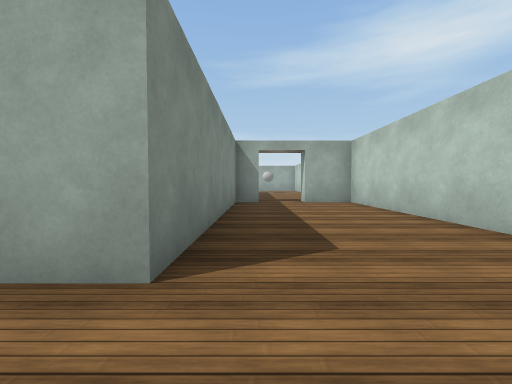
view 1 (above)

19 first-person views from a walk through a 3-D level made in the Unity game engine. The camera is 1.3 m above the floor, tilts 2° down and sees 90° across. The floor is counted in squares, 2 m on a side. Each view is taken from the middle of a square. On the plan, view 1 faces up. The plan holds only what a view shows up to about 9 squares ahead; the rest is blank. Surface patterns are stand-ins for the level's own textures.

view 2
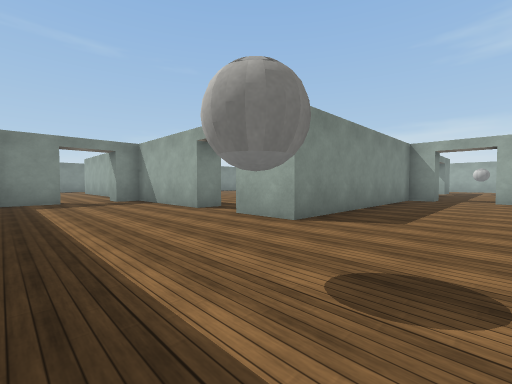

view 3
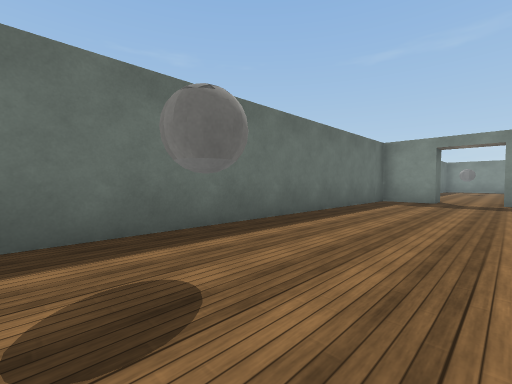

view 4
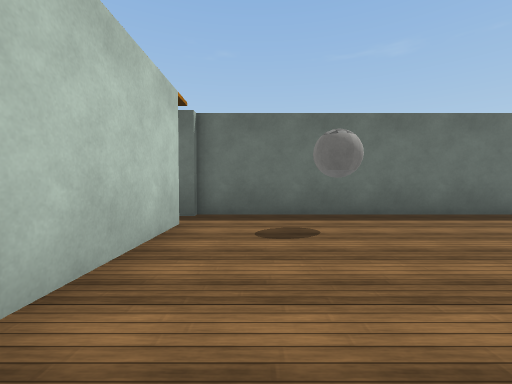

view 5
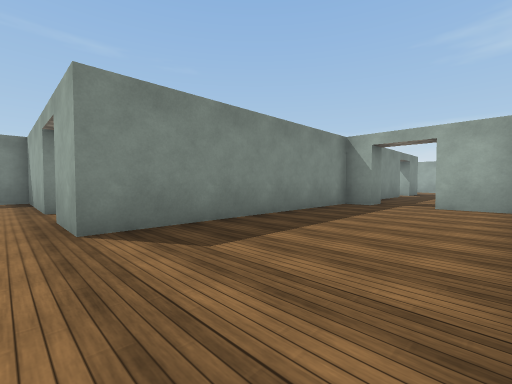

view 6
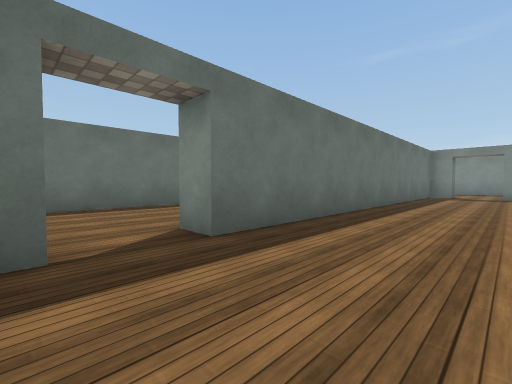

view 7
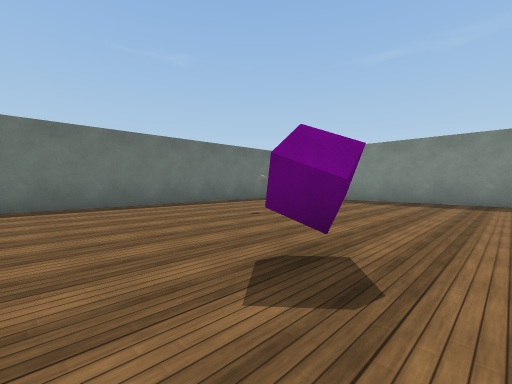

view 8
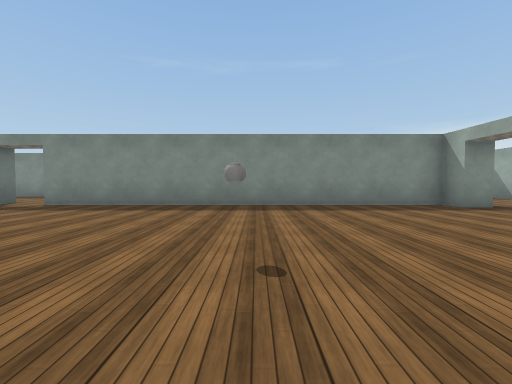

view 9
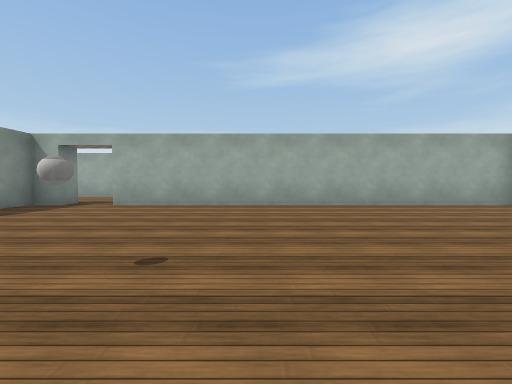

view 10
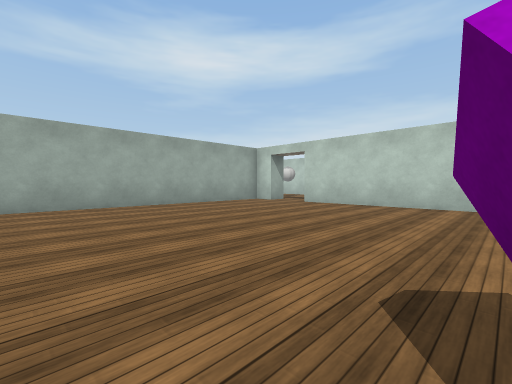

view 11
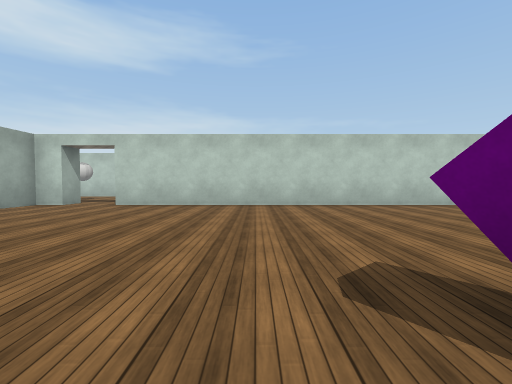

view 12
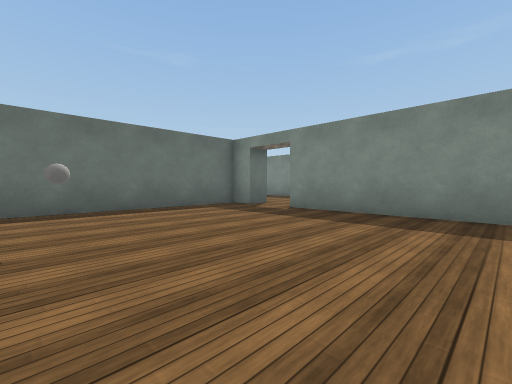

view 13
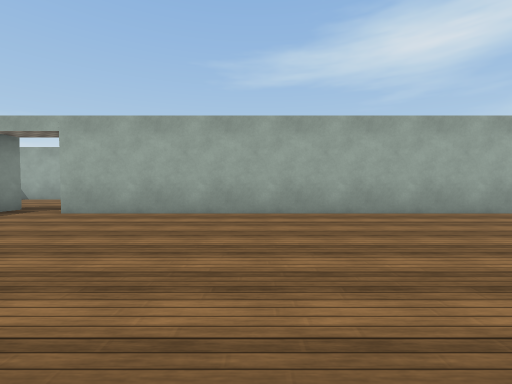

view 14
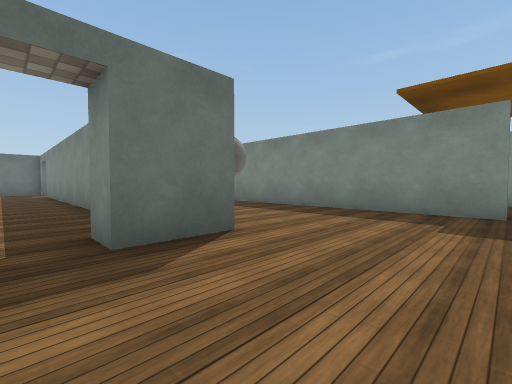

view 15
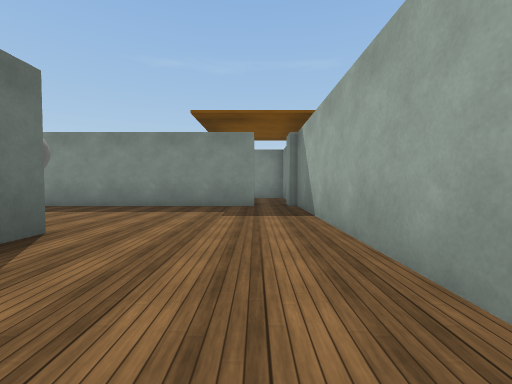

view 16
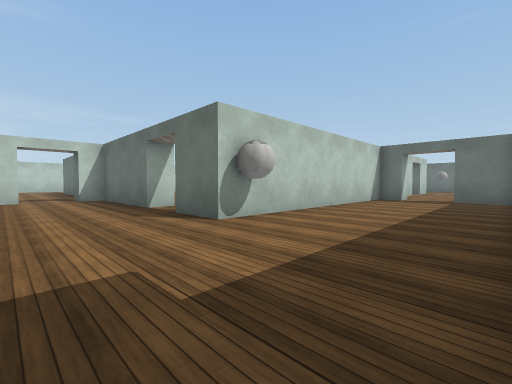

view 17
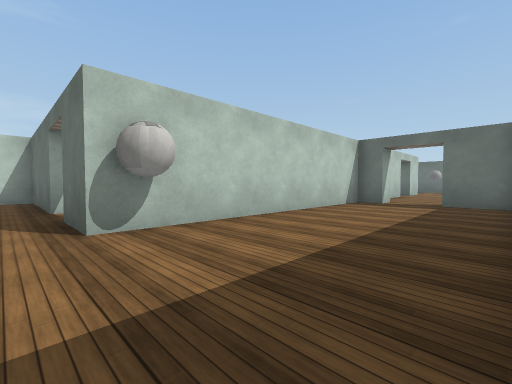

view 18
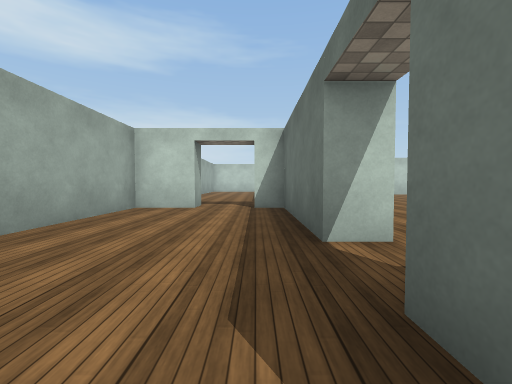

view 19
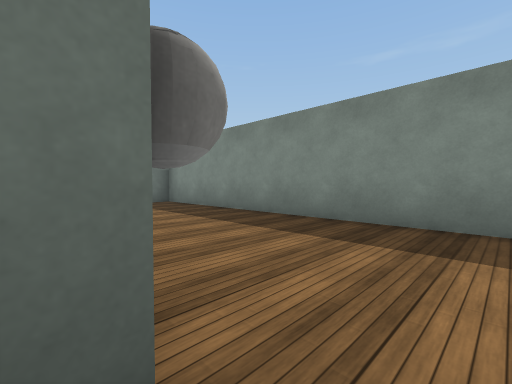

### Floor plan
Ten units are one square. View 1 is at (0, 0); x grows to the right and y downward. Boxes are objects, and circles mark ways between rooms. Rooms are numbered by the first view taken in them; rooms with no view inside come last. Other rooms are left out.
<svg viewBox="-215 -217 260 245">
<path fill="none" stroke="#000" d="M-38 -24 -38 -16 -77 -16 -77 -8M32 11 32 -87 16 -87M31 21 36 21M-75 23 32 23M-85 7 -77 7 -77 20M1 -87 -7 -87 -7 -16 -23 -16M-147 -173 -147 -165 -155 -165 -155 -48M-15 -157 -15 -165 -132 -165 -132 -173M-15 -41 -15 -143M-164 -32 -155 -32 -155 -24 -38 -24M-24 -24 -19 -24M-132 -173 -93 -173 -93 -181M-210 -200 -202 -200 -202 -94 -186 -94M-203 -210 -209 -210M-93 -196 -93 -212 -201 -212M-171 -86 -171 -94 -163 -94 -163 -173 -147 -173"/>
<rect x="5" y="5" width="10" height="10" fill="#bbb"><title>ball</title></rect>
<rect x="-105" y="-65" width="10" height="10" fill="#bbb"><title>ball</title></rect>
<rect x="-105" y="-115" width="10" height="10" fill="#bbb"><title>ball</title></rect>
<rect x="-85" y="-95" width="10" height="10" fill="#bbb"><title>cube</title></rect>
<rect x="-175" y="-175" width="10" height="10" fill="#bbb"><title>ball</title></rect>
<circle cx="-30" cy="-20" r="3" fill="#2a7"/>
<circle cx="-140" cy="-170" r="3" fill="#2a7"/>
<text x="-10" y="-10">1</text>
<text x="-90" y="-100">2</text>
<text x="-170" y="-170">3</text>
</svg>
Room 1 opens to room 2. Room 2 opens to room 3.

Where each view was taken, in squares from view 1:
view 1: 0 up, 0 right, facing up
view 2: 2 down, 2 right, facing up-left
view 3: 1 up, 2 right, facing down-left
view 4: 3 up, 2 right, facing down
view 5: 1 up, 3 right, facing up-left
view 6: 5 up, 2 left, facing down-left
view 7: 10 up, 6 left, facing down-left
view 8: 11 up, 8 left, facing left
view 9: 9 up, 9 left, facing up
view 10: 9 up, 9 left, facing up-right
view 11: 10 up, 9 left, facing right
view 12: 9 up, 10 left, facing down-left
view 13: 11 up, 9 left, facing up
view 14: 20 up, 14 left, facing down-left
view 15: 20 up, 13 left, facing left
view 16: 20 up, 20 left, facing down-right
view 17: 18 up, 20 left, facing down-right
view 18: 18 up, 16 left, facing right
view 19: 18 up, 16 left, facing down-left
